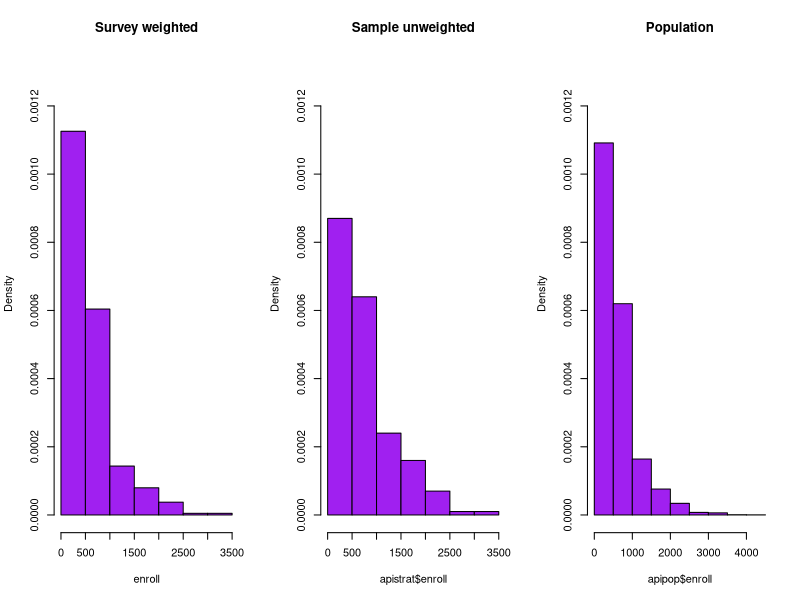
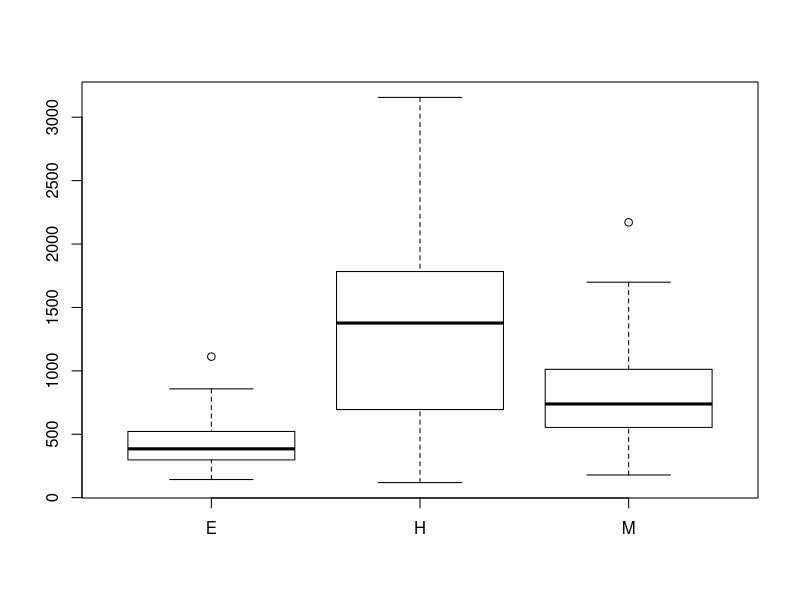
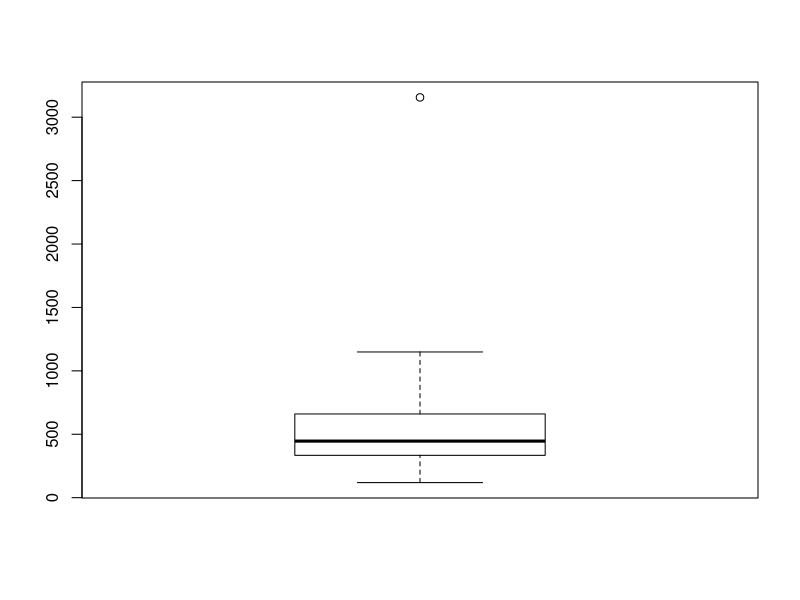

Source code (R) for these figures, in order:

library(survey)
data(api)
dstrat <- svydesign(id = ~1, strata = ~stype, weights = ~pw, data = apistrat,   fpc = ~fpc)
opar<-par(mfrow=c(1,3))
svyhist(~enroll, dstrat, main="Survey weighted",col="purple",ylim=c(0,1.3e-3))
hist(apistrat$enroll,  main="Sample unweighted",col="purple",prob=TRUE,ylim=c(0,1.3e-3))
hist(apipop$enroll,  main="Population",col="purple",prob=TRUE,ylim=c(0,1.3e-3))

par(mfrow=c(1,1))
svyboxplot(enroll~stype,dstrat)
svyboxplot(enroll~1,dstrat)
par(opar)
